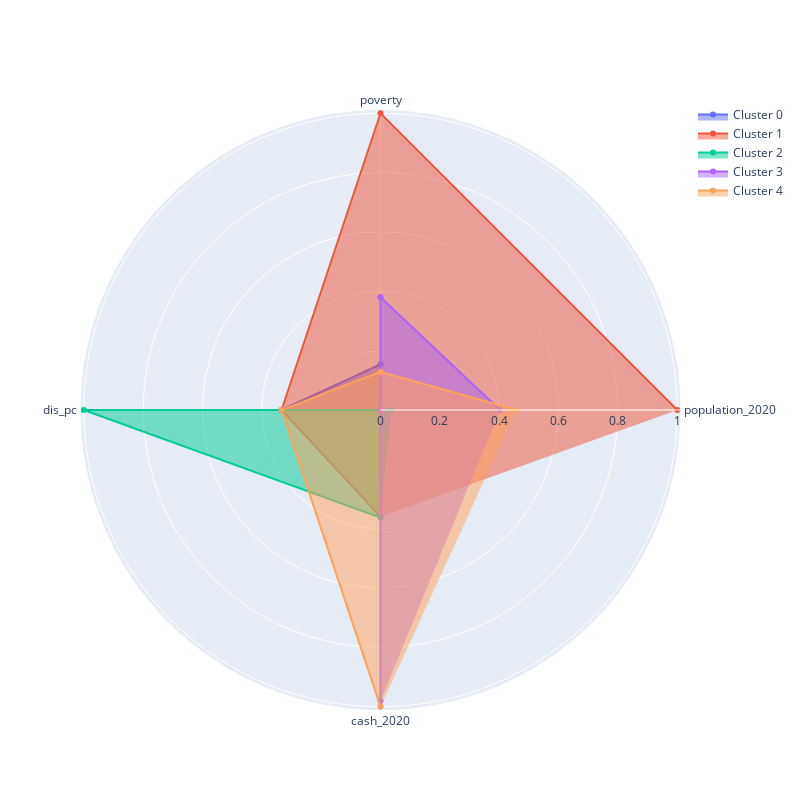

This figure's notebook cell:
### Code cell
regions_data_c0['clusters'] = predictions
regions_data_c01 = regions_data_c0[['population_2020', 'poverty', 'dis_pc', 'cash_2020', 'clusters']].copy()
grouped = regions_data_c01.groupby('clusters').mean().round(2).copy()
plot_cluster_profile(grouped, 5)

### Figure 1 — Plotly figure (JSON) as saved in the notebook; plotly's stock layout.template omitted (floating-point values rounded to 4 significant figures)
{"data": [{"fill": "toself", "name": "Cluster 0", "r": [0, 0.1542, 0.3333, 0], "theta": ["population_2020", "poverty", "dis_pc", "cash_2020"], "type": "scatterpolar"}, {"fill": "toself", "name": "Cluster 1", "r": [1, 1.0, 0.3333, 0.3599], "theta": ["population_2020", "poverty", "dis_pc", "cash_2020"], "type": "scatterpolar"}, {"fill": "toself", "name": "Cluster 2", "r": [0.0352, 0, 1, 0.3625], "theta": ["population_2020", "poverty", "dis_pc", "cash_2020"], "type": "scatterpolar"}, {"fill": "toself", "name": "Cluster 3", "r": [0.4026, 0.3802, 0, 0.9809], "theta": ["population_2020", "poverty", "dis_pc", "cash_2020"], "type": "scatterpolar"}, {"fill": "toself", "name": "Cluster 4", "r": [0.4581, 0.1284, 0.3333, 1], "theta": ["population_2020", "poverty", "dis_pc", "cash_2020"], "type": "scatterpolar"}], "layout": {"autosize": false, "height": 800, "showlegend": true, "width": 800}}
